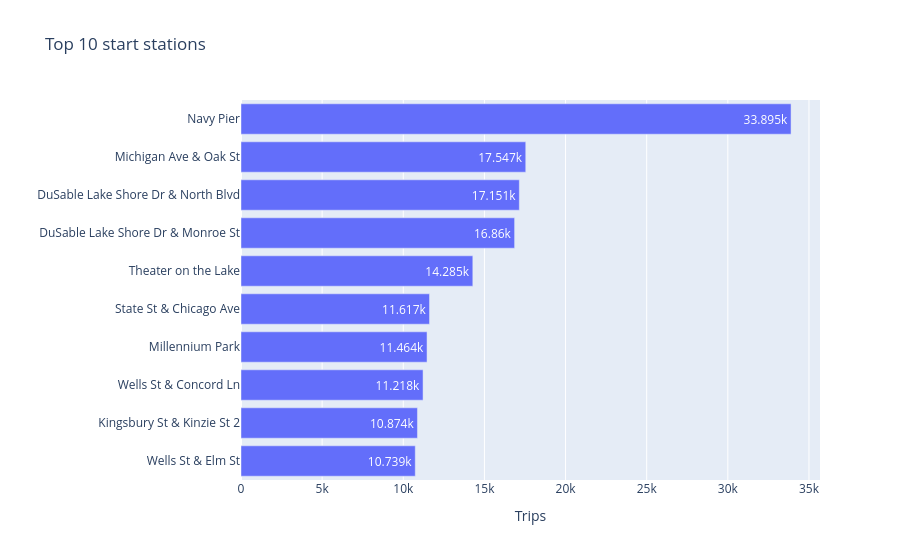

This figure's notebook cell:
### Markdown cell above
## Q7 · Where do rides start?
Navy Pier leads by a wide margin (33.9K starts) — tourist/leisure demand, consistent with the casual-rider weekend pattern.

### Code cell
q7 = con.execute("""
SELECT start_station_name AS station, COUNT(*) AS trips
FROM trips WHERE start_station_name IS NOT NULL
GROUP BY 1 ORDER BY 2 DESC LIMIT 10""").fetchdf()
q7

### Figure 1 — Plotly figure (JSON) as saved in the notebook; plotly's stock layout.template omitted (floating-point values rounded to 4 significant figures)
{"data": [{"alignmentgroup": "True", "hovertemplate": "Trips=%{x}<br>=%{y}<extra></extra>", "legendgroup": "", "marker": {"color": "#636efa", "pattern": {"shape": ""}}, "name": "", "offsetgroup": "", "orientation": "h", "showlegend": false, "textposition": "auto", "texttemplate": "%{x}", "type": "bar", "x": [10739, 10874, 11218, 11464, 11617, 14285, 16860, 17151, 17547, 33895], "xaxis": "x", "y": ["Wells St & Elm St", "Kingsbury St & Kinzie St 2", "Wells St & Concord Ln", "Millennium Park", "State St & Chicago Ave", "Theater on the Lake", "DuSable Lake Shore Dr & Monroe St", "DuSable Lake Shore Dr & North Blvd", "Michigan Ave & Oak St", "Navy Pier"], "yaxis": "y"}], "layout": {"barmode": "relative", "legend": {"tracegroupgap": 0}, "title": {"text": "Top 10 start stations"}, "xaxis": {"anchor": "y", "domain": [0.0, 1.0], "title": {"text": "Trips"}}, "yaxis": {"anchor": "x", "domain": [0.0, 1.0], "title": {"text": ""}}}}
